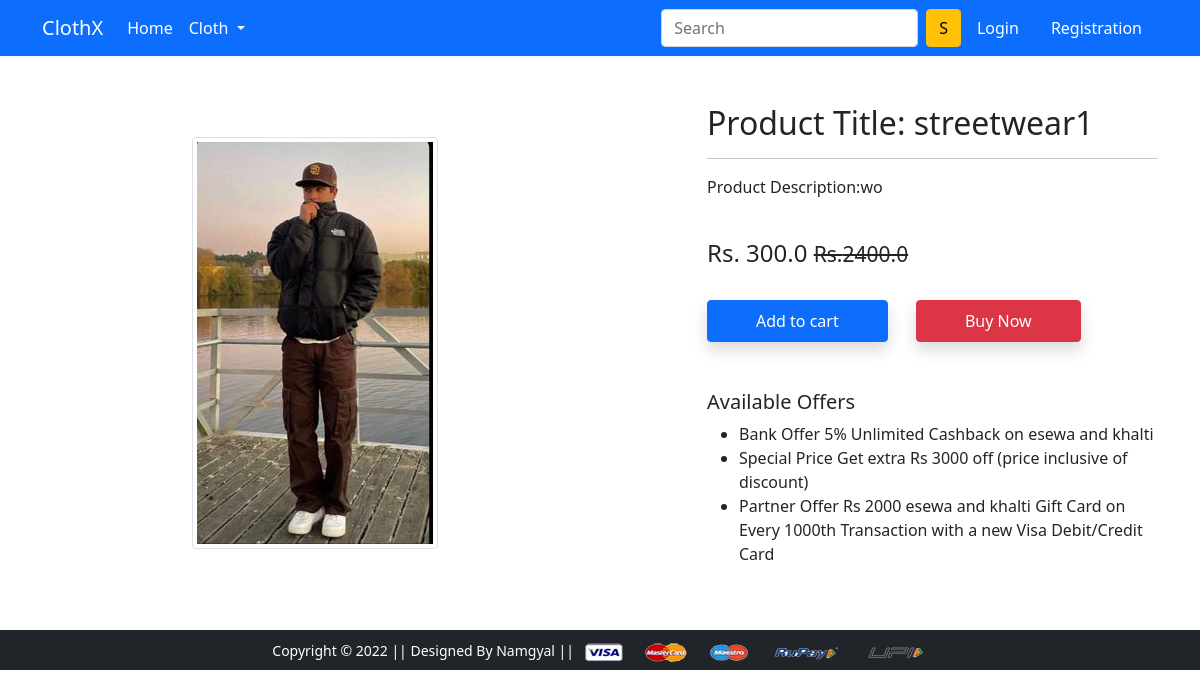
Screenshot of /product-detail/2 with the database file from the repository.
### app/models.py (models this page shows)
class Product(models.Model):
    title = models.CharField(max_length=100)
    selling_price = models.FloatField()
    discounted_price = models.FloatField()
    description = models.TextField()
    brand = models.CharField(max_length=100)
    category = models.CharField(choices=CATEGORY_CHOICES,max_length=2)
    product_image = models.ImageField(upload_to='productimg')

### app/views.py (the view)
# urls.py: path('product-detail/<int:pk>', views.ProductDetailView.as_view(), name='product-detail'),
class ProductDetailView(View):
    def get(self,request,pk):
        totalitem = 0
        product = Product.objects.get(pk=pk)
        item_already_in_cart = False
        if request.user.is_authenticated:
            totalitem = len(Cart.objects.filter(user=request.user))
        if request.user.is_authenticated:
            item_already_in_cart = Cart.objects.filter(Q(product=product.id) & Q(user=request.user)).exists()
        return render(request,'app/productdetail.html',{'product':product,'item_already_in_cart':item_already_in_cart,'totalitem':totalitem})

### app/templates/app/productdetail.html (shortened to what this page needs)
{% extends 'app/base.html' %}
{% load static %}
{% block main-content %}
<div class="container my-5">
 <div class="row">
  <div class="col-sm-6 text-center align-self-center">
   <img src="{{product.product_image.url}}" alt="" class="img-fluid img-thumbnail">
  </div>
  <div class="col-sm-5 offset-sm-1">
   <h2>Product Title: {{product.title}}</h2>
   <hr>
   <p>Product Description:{{product.description}}</p> <br>
   <h4>Rs. {{product.discounted_price}} <small class="fw-light text-decoration-line-through">Rs.{{product.selling_price}}</small></h4> <br>
   {%if not request.user.is_authenticated%}
   <form action="/add-to-cart" class="d-inline">
    <button type="submit" class="btn btn-primary shadow px-5 py-2">Add to cart</button>
   </form>
   {%endif%}
   <a href="{% url 'showcart' %}" class="btn btn-danger shadow px-5 py-2 ms-4">Buy Now</a>
   <h5 class="mt-5">Available Offers</h5>
   <ul>
    <li>Bank Offer 5% Unlimited Cashback on esewa and khalti</li>
    <li>Special Price Get extra Rs 3000 off (price inclusive of discount)</li>
    <li>Partner Offer Rs 2000 esewa and khalti Gift Card on Every 1000th Transaction with a new Visa Debit/Credit Card</li>
   </ul>
  </div>
 </div>
</div>
{% endblock main-content %}

### rows the page displays
Product: product_image (picture), title "streetwear1", description "wo", discounted_price "300.0", selling_price "2400.0"
